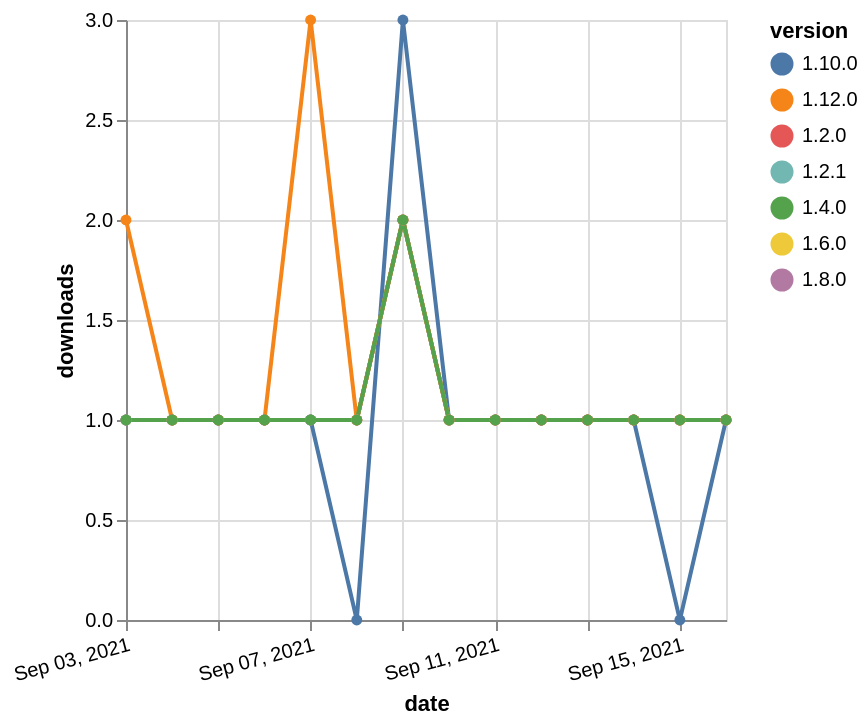

Here is the Vega-Lite specification saved for this chart:
### Vega-Lite specification from a JSON file in a GitHub repository (floating-point values rounded to 4 significant figures)
{"$schema": "https://vega.github.io/schema/vega-lite/v5.json", "description": "A simple bar chart with embedded data.", "data": {"values": [{"date": "2021-09-03", "total": 184, "delta": 1, "version": "1.6.0"}, {"date": "2021-09-04", "total": 185, "delta": 1, "version": "1.6.0"}, {"date": "2021-09-05", "total": 186, "delta": 1, "version": "1.6.0"}, {"date": "2021-09-06", "total": 187, "delta": 1, "version": "1.6.0"}, {"date": "2021-09-07", "total": 188, "delta": 1, "version": "1.6.0"}, {"date": "2021-09-08", "total": 189, "delta": 1, "version": "1.6.0"}, {"date": "2021-09-09", "total": 191, "delta": 2, "version": "1.6.0"}, {"date": "2021-09-10", "total": 192, "delta": 1, "version": "1.6.0"}, {"date": "2021-09-11", "total": 193, "delta": 1, "version": "1.6.0"}, {"date": "2021-09-12", "total": 194, "delta": 1, "version": "1.6.0"}, {"date": "2021-09-13", "total": 195, "delta": 1, "version": "1.6.0"}, {"date": "2021-09-14", "total": 196, "delta": 1, "version": "1.6.0"}, {"date": "2021-09-15", "total": 197, "delta": 1, "version": "1.6.0"}, {"date": "2021-09-16", "total": 198, "delta": 1, "version": "1.6.0"}, {"date": "2021-09-03", "total": 154, "delta": 1, "version": "1.8.0"}, {"date": "2021-09-04", "total": 155, "delta": 1, "version": "1.8.0"}, {"date": "2021-09-05", "total": 156, "delta": 1, "version": "1.8.0"}, {"date": "2021-09-06", "total": 157, "delta": 1, "version": "1.8.0"}, {"date": "2021-09-07", "total": 158, "delta": 1, "version": "1.8.0"}, {"date": "2021-09-08", "total": 159, "delta": 1, "version": "1.8.0"}, {"date": "2021-09-09", "total": 161, "delta": 2, "version": "1.8.0"}, {"date": "2021-09-10", "total": 162, "delta": 1, "version": "1.8.0"}, {"date": "2021-09-11", "total": 163, "delta": 1, "version": "1.8.0"}, {"date": "2021-09-12", "total": 164, "delta": 1, "version": "1.8.0"}, {"date": "2021-09-13", "total": 165, "delta": 1, "version": "1.8.0"}, {"date": "2021-09-14", "total": 166, "delta": 1, "version": "1.8.0"}, {"date": "2021-09-15", "total": 167, "delta": 1, "version": "1.8.0"}, {"date": "2021-09-16", "total": 168, "delta": 1, "version": "1.8.0"}, {"date": "2021-09-03", "total": 176, "delta": 1, "version": "1.10.0"}, {"date": "2021-09-04", "total": 177, "delta": 1, "version": "1.10.0"}, {"date": "2021-09-05", "total": 178, "delta": 1, "version": "1.10.0"}, {"date": "2021-09-06", "total": 179, "delta": 1, "version": "1.10.0"}, {"date": "2021-09-07", "total": 180, "delta": 1, "version": "1.10.0"}, {"date": "2021-09-08", "total": 180, "delta": 0, "version": "1.10.0"}, {"date": "2021-09-09", "total": 183, "delta": 3, "version": "1.10.0"}, {"date": "2021-09-10", "total": 184, "delta": 1, "version": "1.10.0"}, {"date": "2021-09-11", "total": 185, "delta": 1, "version": "1.10.0"}, {"date": "2021-09-12", "total": 186, "delta": 1, "version": "1.10.0"}, {"date": "2021-09-13", "total": 187, "delta": 1, "version": "1.10.0"}, {"date": "2021-09-14", "total": 188, "delta": 1, "version": "1.10.0"}, {"date": "2021-09-15", "total": 188, "delta": 0, "version": "1.10.0"}, {"date": "2021-09-16", "total": 189, "delta": 1, "version": "1.10.0"}, {"date": "2021-09-03", "total": 232, "delta": 1, "version": "1.2.0"}, {"date": "2021-09-04", "total": 233, "delta": 1, "version": "1.2.0"}, {"date": "2021-09-05", "total": 234, "delta": 1, "version": "1.2.0"}, {"date": "2021-09-06", "total": 235, "delta": 1, "version": "1.2.0"}, {"date": "2021-09-07", "total": 236, "delta": 1, "version": "1.2.0"}, {"date": "2021-09-08", "total": 237, "delta": 1, "version": "1.2.0"}, {"date": "2021-09-09", "total": 239, "delta": 2, "version": "1.2.0"}, {"date": "2021-09-10", "total": 240, "delta": 1, "version": "1.2.0"}, {"date": "2021-09-11", "total": 241, "delta": 1, "version": "1.2.0"}, {"date": "2021-09-12", "total": 242, "delta": 1, "version": "1.2.0"}, {"date": "2021-09-13", "total": 243, "delta": 1, "version": "1.2.0"}, {"date": "2021-09-14", "total": 244, "delta": 1, "version": "1.2.0"}, {"date": "2021-09-15", "total": 245, "delta": 1, "version": "1.2.0"}, {"date": "2021-09-16", "total": 246, "delta": 1, "version": "1.2.0"}, {"date": "2021-09-03", "total": 231, "delta": 1, "version": "1.2.1"}, {"date": "2021-09-04", "total": 232, "delta": 1, "version": "1.2.1"}, {"date": "2021-09-05", "total": 233, "delta": 1, "version": "1.2.1"}, {"date": "2021-09-06", "total": 234, "delta": 1, "version": "1.2.1"}, {"date": "2021-09-07", "total": 235, "delta": 1, "version": "1.2.1"}, {"date": "2021-09-08", "total": 236, "delta": 1, "version": "1.2.1"}, {"date": "2021-09-09", "total": 238, "delta": 2, "version": "1.2.1"}, {"date": "2021-09-10", "total": 239, "delta": 1, "version": "1.2.1"}, {"date": "2021-09-11", "total": 240, "delta": 1, "version": "1.2.1"}, {"date": "2021-09-12", "total": 241, "delta": 1, "version": "1.2.1"}, {"date": "2021-09-13", "total": 242, "delta": 1, "version": "1.2.1"}, {"date": "2021-09-14", "total": 243, "delta": 1, "version": "1.2.1"}, {"date": "2021-09-15", "total": 244, "delta": 1, "version": "1.2.1"}, {"date": "2021-09-16", "total": 245, "delta": 1, "version": "1.2.1"}, {"date": "2021-09-03", "total": 118, "delta": 2, "version": "1.12.0"}, {"date": "2021-09-04", "total": 119, "delta": 1, "version": "1.12.0"}, {"date": "2021-09-05", "total": 120, "delta": 1, "version": "1.12.0"}, {"date": "2021-09-06", "total": 121, "delta": 1, "version": "1.12.0"}, {"date": "2021-09-07", "total": 124, "delta": 3, "version": "1.12.0"}, {"date": "2021-09-08", "total": 125, "delta": 1, "version": "1.12.0"}, {"date": "2021-09-09", "total": 127, "delta": 2, "version": "1.12.0"}, {"date": "2021-09-10", "total": 128, "delta": 1, "version": "1.12.0"}, {"date": "2021-09-11", "total": 129, "delta": 1, "version": "1.12.0"}, {"date": "2021-09-12", "total": 130, "delta": 1, "version": "1.12.0"}, {"date": "2021-09-13", "total": 131, "delta": 1, "version": "1.12.0"}, {"date": "2021-09-14", "total": 132, "delta": 1, "version": "1.12.0"}, {"date": "2021-09-15", "total": 133, "delta": 1, "version": "1.12.0"}, {"date": "2021-09-16", "total": 134, "delta": 1, "version": "1.12.0"}, {"date": "2021-09-03", "total": 186, "delta": 1, "version": "1.4.0"}, {"date": "2021-09-04", "total": 187, "delta": 1, "version": "1.4.0"}, {"date": "2021-09-05", "total": 188, "delta": 1, "version": "1.4.0"}, {"date": "2021-09-06", "total": 189, "delta": 1, "version": "1.4.0"}, {"date": "2021-09-07", "total": 190, "delta": 1, "version": "1.4.0"}, {"date": "2021-09-08", "total": 191, "delta": 1, "version": "1.4.0"}, {"date": "2021-09-09", "total": 193, "delta": 2, "version": "1.4.0"}, {"date": "2021-09-10", "total": 194, "delta": 1, "version": "1.4.0"}, {"date": "2021-09-11", "total": 195, "delta": 1, "version": "1.4.0"}, {"date": "2021-09-12", "total": 196, "delta": 1, "version": "1.4.0"}, {"date": "2021-09-13", "total": 197, "delta": 1, "version": "1.4.0"}, {"date": "2021-09-14", "total": 198, "delta": 1, "version": "1.4.0"}, {"date": "2021-09-15", "total": 199, "delta": 1, "version": "1.4.0"}, {"date": "2021-09-16", "total": 200, "delta": 1, "version": "1.4.0"}]}, "width": "container", "mark": {"type": "line", "point": {"filled": true}}, "encoding": {"x": {"field": "date", "type": "temporal", "timeUnit": "yearmonthdate", "title": "date", "axis": {"labelAngle": -15}}, "y": {"field": "delta", "type": "quantitative", "title": "downloads"}, "color": {"field": "version", "type": "nominal"}, "tooltip": {"field": "delta"}}}
